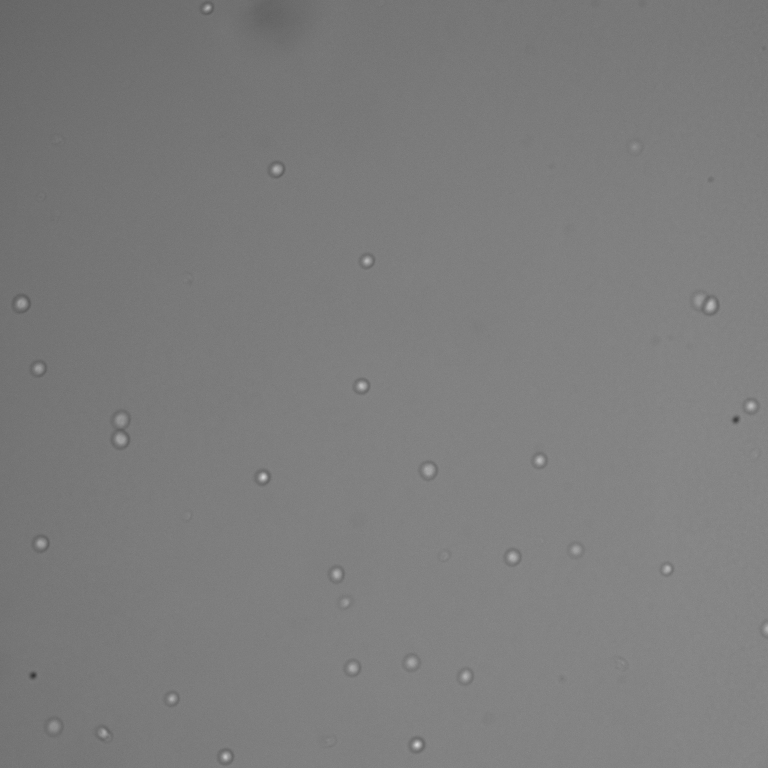
#> input picture aiSEGcell_supplement/aiSEGcell_sourcedata_scripts_software/sourcedata_analysis_scripts/suppl_fig6/230418DS30_p0011/230418DS30_p0011_t00001_z000_w00.png, 2304 x 2304 px (shown at 1/3 size); its folder holds only this picture in this run
$ python suppl_fig6.py
#> lines starting #> are read from the running program, lines starting #| are printed output that depends on the picture
import argparse
import glob
import os

import pandas as pd
import numpy as np
import matplotlib.pyplot as plt
import seaborn as sb
from skimage import io


def args_parse():
    '''
        Catches user input.


        Parameters
        ----------

        -


        Return
        ------

        Returns a namespace from `argparse.parse_args()`.
    '''
    desc = "Program to plot histograms of f1 scores."
    parser = argparse.ArgumentParser(description=desc)

    parser.add_argument('--data',
                        type=str,
                        default='./metrics_all.csv',
                        help='Path to metrics_all.csv files.')

    parser.add_argument('--images',
                        type=str,
                        default='./230418DS30_p0011/',
                        help='Path to image files.')

    parser.add_argument('--out',
                        type=str,
                        default='../output/suppl_fig6/',
                        help='Path to output directory.')

    return parser.parse_args()

def main():
    args = args_parse()
    path_data = args.data
    path_out = args.out
    path_images = args.images

    if not os.path.exists(path_out):
        os.makedirs(path_out)

    df = pd.read_csv(path_data)
#> (reads aiSEGcell_supplement/aiSEGcell_sourcedata_scripts_software/sourcedata_analysis_scripts/suppl_fig6/metrics_all.csv from the repository)

    features = [
            'f1_step',
            # 'loss_test_step',
            # 'tp_step',
            # 'fp_step',
            # 'fn_step',
            # 'splits_step',
            # 'merges_step',
            # 'inaccurate_masks_step',
            # 'iou_step',
            # 'iou_big_step',
            # 'iou_small_step'
            ]

    # plot different scores (x-axis) vs z (y-axis)
    for feature in features:
        cm = 1/2.54  # centimeters in inches
        plt.figure(figsize=(8.33*cm,8.30*cm))
        fig = sb.lineplot(x=feature, y='z_um', data=df, orient='y', color='black')
        if feature in ['f1_step', 'iou_step', 'iou_big_step', 'iou_small_step']:
            plt.xlim(0, 1.05)
        plt.axhline(y=-10, color='black', xmin=0, xmax=1)
        plt.axhline(y=-5, color='black', xmin=0, xmax=1)
        plt.axhline(y=-1.4, color='black', xmin=0, xmax=1)
        plt.axhline(y=0, color='black', xmin=0, xmax=1)
        plt.axhline(y=1.8, color='black', xmin=0, xmax=1)
        plt.axhline(y=5, color='black', xmin=0, xmax=1)
        plt.axhline(y=10, color='black', xmin=0, xmax=1)
        plt.yticks(np.arange(-10,12.5,2.5))
        plt.savefig(os.path.join(path_out, f'{feature}_z.pdf'), dpi=300, bbox_inches = "tight")
        plt.close()
#> this loop made 1 pass
#> pass 1, in main, `plt.savefig(os.path.join(path_out, f'{feature}_z.pdf'), dpi=300, bbox_..`:
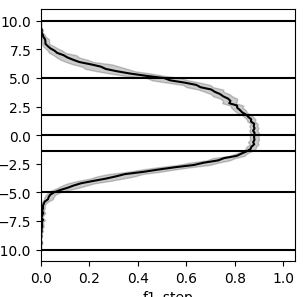
#> figure drawn by matplotlib, 1 panel

    # generate image crops
    os.makedirs(os.path.join(path_out, "crops"), exist_ok=True)
    img_files  = glob.glob(path_images + "*.png")
    for img_file in img_files:
        img = io.imread(img_file)
#> img is the input picture: shape (2304, 2304, 3); min 47, max 222, mean 124.7
        img_crop = img[752:812,1069:1129]
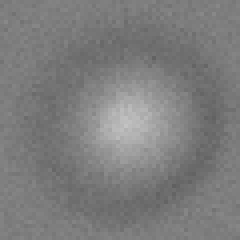
#> img_crop: shape (60, 60, 3) (shown 4 times larger); min 96, max 195, mean 125.1
        io.imsave(os.path.join(path_out, 'crops', os.path.basename(img_file)), img_crop.astype('uint8'))


if __name__ == '__main__':
    main()
